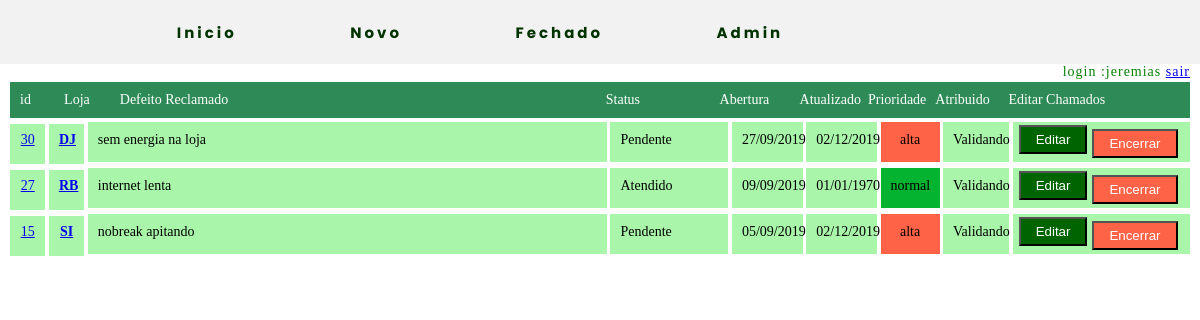
/public/meus_chamados.php?id_tec=3 (signed in), run on the app's committed database.
### tables this page shows
CREATE TABLE `ordem` (
  `id` int(11) NOT NULL AUTO_INCREMENT,
  `id_loja` int(11) DEFAULT NULL,
  `id_tecnico` int(11) DEFAULT NULL,
  `id_mensagem` int(11) DEFAULT NULL,
  `id_estoque` varchar(100) DEFAULT NULL,
  `id_status_chamado` int(11) DEFAULT NULL,
  `id_prioridade` int(11) DEFAULT NULL,
  `reclamado` varchar(150) DEFAULT NULL,
  `solicitante` varchar(50) DEFAULT NULL,
  `data_abertura_chamado` date DEFAULT NULL,
  `ultima_atualizacao` varchar(15) DEFAULT NULL,
  `data_fecha_chamado` date DEFAULT NULL,
  `avaliacao_tecnico` varchar(150) DEFAULT NULL,
  `solucao` varchar(255) DEFAULT NULL,
  `pendencia` varchar(150) DEFAULT NULL,
  `status` char(2) DEFAULT NULL,
  PRIMARY KEY (`id`),
  KEY `fk-loja` (`id_loja`),
  KEY `fk-tecnico` (`id_tecnico`),
  KEY `fk-estoque` (`id_estoque`),
  KEY `fk_mensagem` (`id_mensagem`),
  KEY `fk-prioridade` (`id_prioridade`),
  KEY `fk-status-chamado` (`id_status_chamado`),
  CONSTRAINT `fk-loja` FOREIGN KEY (`id_loja`) REFERENCES `loja` (`id`),
  CONSTRAINT `fk-status-chamado` FOREIGN KEY (`id_status_chamado`) REFERENCES `chamado_status` (`id_chamado`),
  CONSTRAINT `fk-tecnico` FOREIGN KEY (`id_tecnico`) REFERENCES `tecnico` (`id`),
  CONSTRAINT `fk_mensagem` FOREIGN KEY (`id_mensagem`) REFERENCES `mensagem` (`id`)
);

CREATE TABLE `loja` (
  `id` int(11) NOT NULL AUTO_INCREMENT,
  `loja` varchar(255) DEFAULT NULL,
  `telefone` varchar(255) DEFAULT NULL,
  `nome` varchar(255) DEFAULT NULL,
  `endereco` varchar(255) DEFAULT NULL,
  `cep` varchar(255) DEFAULT NULL,
  `cnpj` varchar(255) DEFAULT NULL,
  PRIMARY KEY (`id`)
);

CREATE TABLE `chamado_status` (
  `id_chamado` int(11) NOT NULL AUTO_INCREMENT,
  `descricao_chamado` varchar(50) DEFAULT NULL,
  `status` char(2) DEFAULT NULL,
  PRIMARY KEY (`id_chamado`)
);

CREATE TABLE `prioridade` (
  `id` int(11) NOT NULL AUTO_INCREMENT,
  `prioridade` varchar(10) DEFAULT NULL,
  `status` char(2) DEFAULT NULL,
  PRIMARY KEY (`id`)
);

CREATE TABLE `tecnico` (
  `id` int(11) NOT NULL AUTO_INCREMENT,
  `nome` varchar(100) DEFAULT NULL,
  `apelido` varchar(10) DEFAULT NULL,
  `email` varchar(150) DEFAULT NULL,
  `senha` varchar(150) DEFAULT NULL,
  `responsavel` varchar(100) DEFAULT NULL,
  `id_funcao` int(11) DEFAULT NULL,
  `id_setor` int(11) DEFAULT NULL,
  `id_ponto` int(11) DEFAULT NULL,
  `status` char(11) DEFAULT NULL,
  PRIMARY KEY (`id`),
  KEY `fk-funcao` (`id_funcao`),
  KEY `fk-ponto` (`id_ponto`),
  CONSTRAINT `fk-funcao` FOREIGN KEY (`id_funcao`) REFERENCES `funcao` (`id`),
  CONSTRAINT `fk-ponto` FOREIGN KEY (`id_ponto`) REFERENCES `ponto` (`id`)
);

### persistence/controller.php (called while the page is built, shortened)
<?php
	require_once('../conexao/conexao.php');
if(!empty($_GET['id_tec'])){
		$tecnico = $_GET['id_tec'];
    $var_select_tec = $pdo->prepare("select I.id,I.reclamado,I.solicitante,I.id_tecnico,I.ultima_atualizacao,A.descricao_chamado as descr,D.loja,H.nome,I.data_abertura_chamado,J.prioridade
    from chamado_status A, loja D,tecnico H, ordem I,prioridade J where A.id_chamado  = I.id_status_chamado and D.id = I.id_loja and I.id_tecnico = H.id and I.id_prioridade = J.id and I.id_status_chamado <> '5' and id_tecnico = :tec order by I.id desc");
    $var_select_tec->bindValue(':tec',$tecnico);
    $var_select_tec->execute();
}

### public/meus_chamados.php (the view, shortened to what this page needs)
<?php
require_once('../template/main_template.php');
require_once('../persistence/controller.php');
?>
 <link rel="stylesheet" type="text/css" href="../css/style.css">
<div class="container">
		<div class="header">
			<div class="H0">id</div>
			<div class="H1">Loja</div>
			<div class="H2">Defeito Reclamado</div>
			<div class="H3">Status</div>
			<div class="H4">Abertura</div>
			<div class="H8">Atualizado</div>
			<div class="H5">Prioridade</div>
			<div class="H6">Atribuido</div>
			<div class="H7">Editar Chamados</div>
		</div>
                        <?php foreach ($var_select_tec as $row) {?>
			<div class="id">
				<a href="../public/edit.php?id=<?php echo $row['id'];?>"><?php echo '<div class="label">ID</div>'." ".$row['id'];?></a><br>
			</div>
			<div class="loja">
				<a href="../mapas/loja.php?loja=<?php echo $row['loja']?>" target="_blank"><?php echo '<div class="label">Loja</div>'." ".$row['loja'];?>
				</a>
			</div>
			<div class="defeito_reclamado" >
				<?php echo '<div class="label1">Defeito Reclamado</div>'." ".strtolower($row['reclamado']);?><br>
			</div>
			<div class="status">
				<?php echo '<div class="label">Status</div>'." ".$row['descr'];?>
			</div>
			<div class="abertura">
				<?php echo '<div class="label">Chamado Aberto </div>'." ".date('d/m/Y', strtotime($row['data_abertura_chamado']));?>
			</div>
			<div class="abertura">
				<?php echo '<div class="label">Ultima Atualizado </div>'." ".date('d/m/Y', strtotime($row['ultima_atualizacao']));?>
			</div>
			<div class="prioridade <?php echo $row['prioridade'];?>">
				<?php echo '<div class="label">Prioridade</div>'." ".strtolower($row['prioridade'])."<br>";
				?>
			</div>
			<div class= "atribuido">
				<?php echo '<div class="label">Atribuido para</div>'." ". $row['nome']."<br>";?>
			</div>
			<div class= "edicao">
				<div class="link1">
					<form action="../public/edit.php" method="GET">
						<input type="submit" class="button-link1" value="Editar" >
					</form>
				</div>
				<div class="link2">
					<form action="../public/delete.php" method="GET">
						<input type="submit" class="button-link2" value="Encerrar" >
					</form>
				</div>
			</div>
		<?php }?>
</div>

### css/style.css (style rules this page uses)
.prioridade.alta { background-color: #FF6347; }
.prioridade.normal { background-color: #04B431; }
* { margin: 0px; padding: 0px; box-sizing: border-box; }

### public/meus_chamados.php (style rules this page uses)
@media screen and (min-width: 1181px) { .header { width: 100%; padding: 10px; background-color: #2E8B57; font-family: verdana; color: white; font-size: 14px; } }
@media screen and (min-width: 1181px) { .H0 { flex-direction: column; display: inline-flex; width: 3.5%; } }
@media screen and (min-width: 1181px) { .H1 { flex-direction: column; display: inline-flex; width: 4.5%; } }
@media screen and (min-width: 1181px) { .H2 { flex-direction: column; display: inline-flex; width: 41.6%; } }
@media screen and (min-width: 1181px) { .H3 { flex-direction: column; display: inline-flex; width: 9.5%; } }
@media screen and (min-width: 1181px) { .H4 { flex-direction: column; display: inline-flex; width: 6.6%; } }
@media screen and (min-width: 1181px) { .H5 { flex-direction: column; display: inline-flex; width: 5.5%; } }
@media screen and (min-width: 1181px) { .H6 { flex-direction: column; display: inline-flex; width: 6%; } }
@media screen and (min-width: 1181px) { .H7 { flex-direction: column; display: inline-flex; width: 10.4%; } }
@media screen and (min-width: 1181px) { .H8 { flex-direction: column; display: inline-flex; width: 5.6%; } }
@media screen and (min-width: 1181px) { .container { background-color: white; width: 100%; height:0 auto; padding: 2px 10px; font-size: 14px; } }
@media screen and (min-width: 1181px) { .id { flex-direction: column; display: inline-flex; background-color: #A9F5A9; text-align: center; font-family: verdana; font-color:#0B3B0B; width: 3%; padding:8px 10px; height: 40px; padding } }
@media screen and (min-width: 1181px) { .loja { flex-direction: column; display: inline-flex; background-color: #A9F5A9; text-align: center; font-family: verdana; font-color:#0B3B0B; font-weight: bold; width: 3%; padding:8px 10px; height: 40px; padding } }
@media screen and (min-width: 1181px) { .status { flex-direction: column; display: inline-flex; background-color:#A9F5A9; width: 10%; padding:10px; height: 40px; padding } }
@media screen and (min-width: 1181px) { .abertura { flex-direction: column; display: inline-flex; background-color: #A9F5A9; width: 6%; padding:10px; height: 40px; padding } }
@media screen and (min-width: 1181px) { .defeito_reclamado { flex-direction: column; display: inline-flex; background-color: #A9F5A9; width: 44%; padding:10px; height: 40px; padding } }
@media screen and (min-width: 1181px) { .prioridade { text-align: center; flex-direction: column; display: inline-flex; width: 5%; padding:10px; height: 40px; padding } }
@media screen and (min-width: 1181px) { .prioridade.alta { background-color: #FF6347; } }
@media screen and (min-width: 1181px) { .prioridade.normal { background-color: #04B431; } }
@media screen and (min-width: 1181px) { .atribuido { flex-direction: column; display: inline-flex; background-color: #A9F5A9; width: 5.6%; padding:10px; height: 40px; } }
@media screen and (min-width: 1181px) { .edicao { flex-direction: column; display: inline-flex; background-color:#A9F5A9; width: 15%; margin-top:4px; padding: 3px 1px; height: 40px; text-align: left; } }
@media screen and (min-width: 1181px) { .button-link1 { padding:5px 15px; background: #006400; color: #FFF; } }
@media screen and (min-width: 1181px) { .link1 { width: 20%; text-align: center; padding: -6px 5px; margin-left: 5px; } }
@media screen and (min-width: 1181px) { .button-link2 { padding:5px 15px; background: #FF6347; color: #FFF; } }
@media screen and (min-width: 1181px) { .link2 { width: 20%; text-align: left; margin: -25px 45%; } }

### data on the page
ordem: id "30", id_loja.loja "DJ", reclamado "sem energia na loja", id_status_chamado.descricao_chamado "Pendente", data_abertura_chamado "27/09/2019", ultima_atualizacao "02/12/2019", id_prioridade.prioridade "alta", id_tecnico.nome "Validando"
ordem: id "27", id_loja.loja "RB", reclamado "internet lenta", id_status_chamado.descricao_chamado "Atendido", data_abertura_chamado "09/09/2019", ultima_atualizacao "01/01/1970", id_prioridade.prioridade "normal", id_tecnico.nome "Validando"
ordem: id "15", id_loja.loja "SI", reclamado "nobreak apitando", id_status_chamado.descricao_chamado "Pendente", data_abertura_chamado "05/09/2019", ultima_atualizacao "02/12/2019", id_prioridade.prioridade "alta", id_tecnico.nome "Validando"

### other printed values
$_SESSION['nome'] "jeremias"
